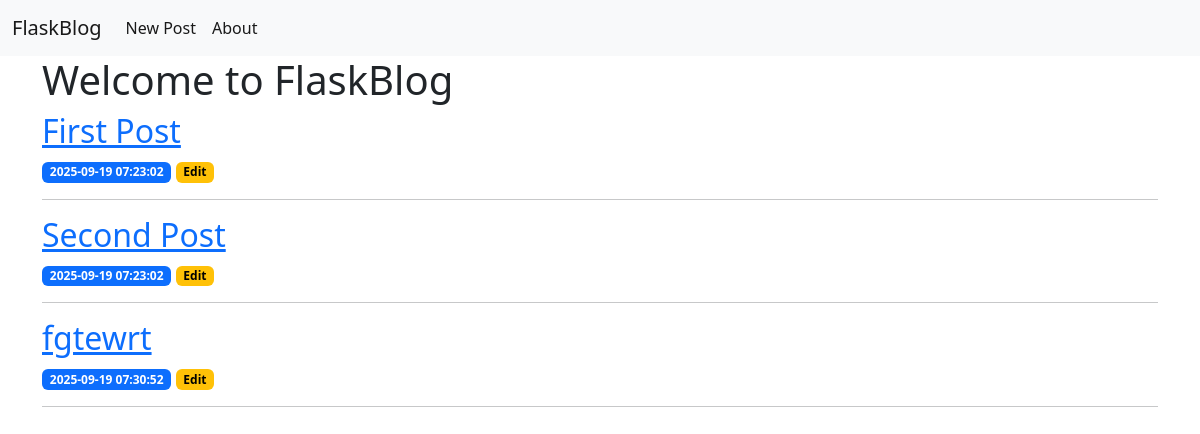
Before: / with the older database file.
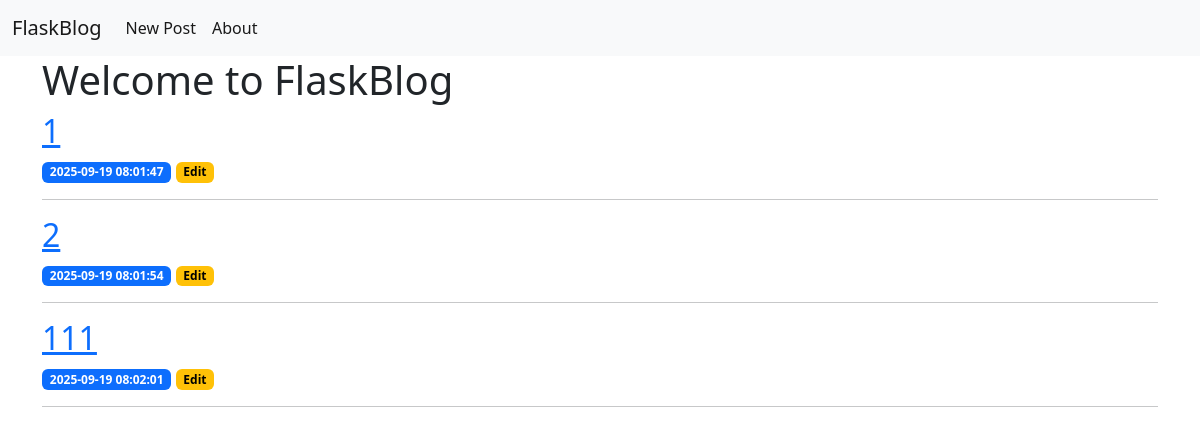
After: the same page with the newer database file.
### tables this page shows
CREATE TABLE posts (
    id INTEGER PRIMARY KEY AUTOINCREMENT,
    created TIMESTAMP NOT NULL DEFAULT CURRENT_TIMESTAMP,
    title TEXT NOT NULL,
    content TEXT NOT NULL
);

### app.py (the view)
@app.route('/')
def index():
    conn = get_db_connection()
    posts = conn.execute('SELECT * FROM posts').fetchall()
    conn.close()
    return render_template('index.html', posts=posts)

### app.py (called while the page is built)
def get_db_connection():
    conn = sqlite3.connect('database.db')
    conn.row_factory = sqlite3.Row
    return conn

### templates/index.html
{% extends 'base.html' %}
{% block content %}
  <h1>{% block title %} Welcome to FlaskBlog {% endblock %}</h1>
  {% for post in posts %}
    <a href="{{ url_for('post', post_id=post['id']) }}">
      <h2>{{ post['title'] }}</h2>
    </a>
    <span class="badge text-bg-primary">{{ post['created'] }}</span>
    <a href="{{ url_for('edit', id=post['id']) }}">
      <span class="badge text-bg-warning">Edit</span>
    </a>
    <hr>
  {% endfor %}
{% endblock %}

### templates/base.html (shortened to what this page needs)
<!doctype html>
<html lang="en">
  <head>
    <link href="https://cdn.jsdelivr.net/npm/bootstrap@5.2.3/dist/css/bootstrap.min.css" rel="stylesheet">
  </head>
  <body>
    <nav class="navbar navbar-expand-lg bg-light">
      <div class="container-fluid">
        <a class="navbar-brand" href="{{ url_for('index')}}">FlaskBlog</a>
        <div class="collapse navbar-collapse" id="navbarSupportedContent">
          <ul class="navbar-nav me-auto mb-2 mb-lg-0">
            <li class="nav-item">
              <a class="nav-link active" href="{{url_for('create')}}">New Post</a>
            </li>
            <li class="nav-item">
              <a class="nav-link active" href="#">About</a>
            </li>
          </ul>
        </div>
      </div>
    </nav>
    <div class="container">
      {% block content %} {% endblock %}
    </div>
  </body>
</html>

Changed rows visible on the page:
removed posts: title "First Post", created "2025-09-19 07:23:02"
removed posts: title "Second Post", created "2025-09-19 07:23:02"
removed posts: title "fgtewrt", created "2025-09-19 07:30:52"
added posts: title "1", created "2025-09-19 08:01:47"
added posts: title "2", created "2025-09-19 08:01:54"
added posts: title "111", created "2025-09-19 08:02:01"
